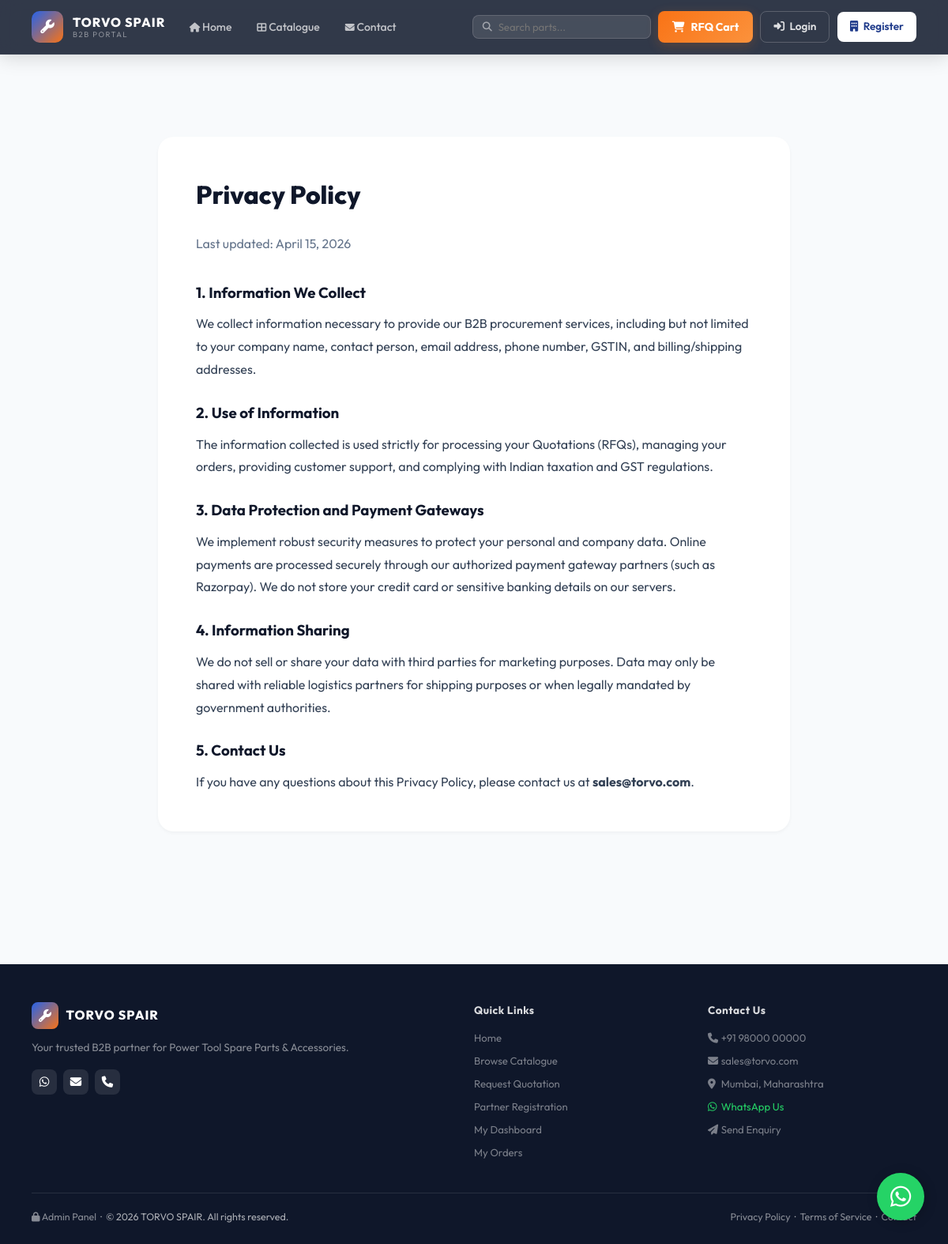
Page /portal/privacy.php on the earlier database version.
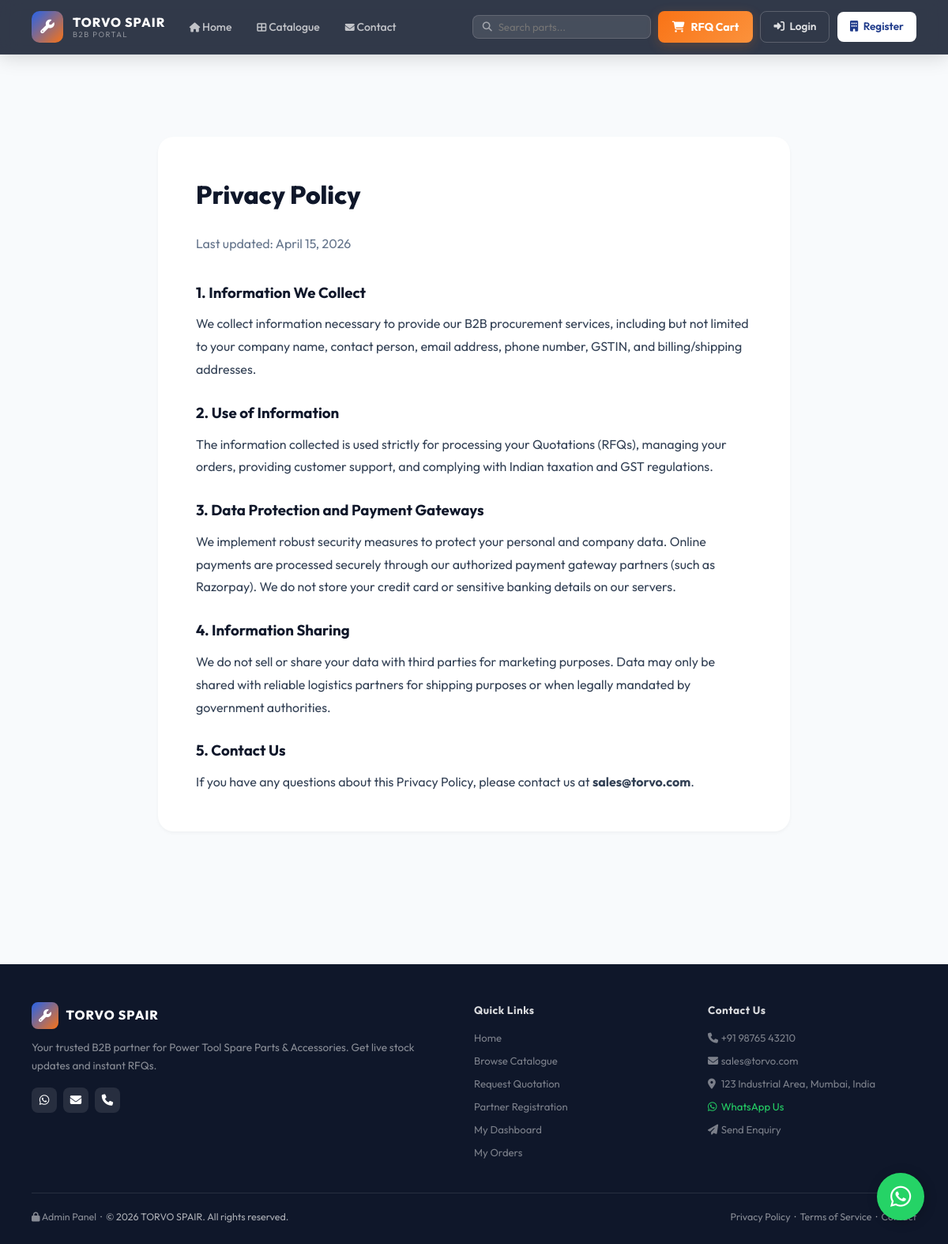
Same page on the later database version.
### tables this page shows
CREATE TABLE IF NOT EXISTS settings (
    setting_key VARCHAR(100) PRIMARY KEY,
    setting_value TEXT,
    category ENUM('frontend', 'admin', 'system') DEFAULT 'frontend',
    updated_at TIMESTAMP DEFAULT CURRENT_TIMESTAMP ON UPDATE CURRENT_TIMESTAMP
);

### portal/config/auth.php (called while the page is built, shortened)
<?php
function portalDB(): PDO {
    static $pdo = null;
    if ($pdo === null) {
        try {
            $pdo = new PDO(
                "mysql:host=" . DB_HOST . ";dbname=" . DB_NAME . ";charset=utf8mb4",
                DB_USER, DB_PASS,
                [PDO::ATTR_ERRMODE => PDO::ERRMODE_EXCEPTION, PDO::ATTR_DEFAULT_FETCH_MODE => PDO::FETCH_ASSOC]
            );
        } catch (PDOException $e) {
            die("<strong>Portal Database Connection Failed:</strong><br>Please ensure you have configured your live database credentials correctly in <code>portal/config/auth.php</code>.<br><br><i>Error: " . htmlspecialchars($e->getMessage()) . "</i>");
        }
    }
    return $pdo;
}
if (!function_exists('getSetting')) {
    function getSetting(string $key, string $default = ''): string {
        try {
            $db = portalDB();
            $stmt = $db->prepare('SELECT setting_value FROM settings WHERE setting_key = ?');
            $stmt->execute([$key]);
            $val = $stmt->fetchColumn();
            return $val !== false ? $val : $default;
        } catch (PDOException $e) {
            return $default;
        }
    }
}

### portal/privacy.php (the view, shortened to what the rows shown need)
<?php
require_once __DIR__ . '/config/auth.php';
include __DIR__ . '/includes/header.php';
?>
<div class="fw-section">
    <div class="container" style="max-width: 800px; background: #fff; padding: 3rem; border-radius: var(--radius-lg); box-shadow: var(--shadow-sm); margin-top: 2rem; margin-bottom: 2rem;">
        <h1 style="font-size: 2rem; font-weight: 800; color: var(--text-dark); margin-bottom: 1.5rem;">Privacy Policy</h1>
        <div style="color: var(--text-medium); line-height: 1.8;">
            <p>If you have any questions about this Privacy Policy, please contact us at <strong><?= htmlspecialchars(getSetting('contact_email', 'sales@torvo.com')) ?></strong>.</p>
        </div>
    </div>
</div>
<?php include __DIR__ . '/includes/footer.php'; ?>

### portal/includes/header.php (shortened to what the rows shown need)
<?php
require_once __DIR__ . '/../config/auth.php';
?>
<!DOCTYPE html>
<html lang="en">
<head>
    <link rel="stylesheet" href="https://cdnjs.cloudflare.com/ajax/libs/animate.css/4.1.1/animate.min.css">
    <link rel="stylesheet" href="https://cdnjs.cloudflare.com/ajax/libs/font-awesome/6.5.0/css/all.min.css">
    <link rel="stylesheet" href="<?= PORTAL_URL ?>/assets/css/portal.css?v=1.1">
</head>
<body>
<nav class="portal-nav">
    <div class="nav-inner">
        <a href="<?= PORTAL_URL ?>/home.php" class="nav-brand">
            <div class="nav-brand-text">
                <div class="brand-name"><?= getSetting('site_title', 'TORVO SPAIR') ?></div>
                <div class="brand-sub"><?= getSetting('b2b_subtitle', 'B2B Portal') ?></div>
            </div>
        </a>
    </div>
</nav>

### portal/includes/footer.php (shortened to what the rows shown need)
<footer class="portal-footer">
    <div class="footer-inner">
        <div class="footer-grid">
            <div class="footer-about">
                <div style="display:flex;align-items:center;gap:0.6rem;margin-bottom:0.5rem;">
                    <?php $dynLogo = getSetting('logo_image'); if ($dynLogo): ?>
                        <img src="<?= UPLOAD_URL . $dynLogo ?>" alt="Logo" style="height:34px;border-radius:6px;background:#fff;padding:2px;">
                    <?php else: ?>
                        <div style="width:34px;height:34px;background:linear-gradient(135deg,#2563eb,#f97316);border-radius:8px;display:flex;align-items:center;justify-content:center;font-size:1rem;"><i class="fas fa-wrench" style="color:#fff;"></i></div>
                    <?php endif; ?>
                    <span style="font-size:1rem;font-weight:800;color:#fff;letter-spacing:1px;"><?= getSetting('site_title', 'TORVO SPAIR') ?></span>
                </div>
                <p><?= getSetting('hero_subtitle', 'Your trusted B2B partner for Power Tool Spare Parts & Accessories.') ?></p>
                <div style="margin-top:1rem;display:flex;gap:0.5rem;">
                    <a href="https://api.whatsapp.com/send?phone=<?= getSetting('whatsapp_number', '919800000000') ?>" target="_blank" style="width:32px;height:32px;border-radius:8px;background:rgba(255,255,255,0.1);display:flex;align-items:center;justify-content:center;color:#fff;font-size:0.9rem;"><i class="fab fa-whatsapp"></i></a>
                    <a href="mailto:<?= getSetting('contact_email', 'sales@torvo.com') ?>" style="width:32px;height:32px;border-radius:8px;background:rgba(255,255,255,0.1);display:flex;align-items:center;justify-content:center;color:#fff;font-size:0.9rem;"><i class="fas fa-envelope"></i></a>
                    <a href="tel:<?= getSetting('contact_phone', '+91 98000 00000') ?>" style="width:32px;height:32px;border-radius:8px;background:rgba(255,255,255,0.1);display:flex;align-items:center;justify-content:center;color:#fff;font-size:0.9rem;"><i class="fas fa-phone"></i></a>
                </div>
            </div>
            <div class="footer-col">
                <h4>Contact Us</h4>
                <a href="tel:<?= getSetting('contact_phone', '+91 98000 00000') ?>"><i class="fas fa-phone" style="width:14px;"></i> <?= getSetting('contact_phone', '+91 98000 00000') ?></a>
                <a href="mailto:<?= getSetting('contact_email', 'sales@torvo.com') ?>"><i class="fas fa-envelope" style="width:14px;"></i> <?= getSetting('contact_email', 'sales@torvo.com') ?></a>
                <a href="#"><i class="fas fa-map-marker-alt" style="width:14px;"></i> <?= getSetting('contact_address', 'Mumbai, Maharashtra') ?></a>
                <a href="https://api.whatsapp.com/send?phone=<?= getSetting('whatsapp_number', '919800000000') ?>" target="_blank" style="color:#25d366;margin-top:0.25rem;"><i class="fab fa-whatsapp" style="width:14px;"></i> WhatsApp Us</a>
                <a href="<?= PORTAL_URL ?>/contact.php"><i class="fas fa-paper-plane" style="width:14px;"></i> Send Enquiry</a>
            </div>
        </div>
        <div class="footer-bottom">
            <span><a href="../admin.php" style="color:rgba(255,255,255,0.5);text-decoration:none;" target="_blank"><i class="fas fa-lock" style="font-size:0.75rem;"></i> Admin Panel</a> &nbsp;&middot;&nbsp; © <?= date('Y') ?> <?= getSetting('site_title', 'TORVO SPAIR') ?>. All rights reserved.</span>
            <span>
                <a href="<?= PORTAL_URL ?>/privacy.php" style="color:rgba(255,255,255,0.5);text-decoration:none;">Privacy Policy</a> &nbsp;&middot;&nbsp;
                <a href="<?= PORTAL_URL ?>/terms.php" style="color:rgba(255,255,255,0.5);text-decoration:none;">Terms of Service</a> &nbsp;&middot;&nbsp;
                <a href="<?= PORTAL_URL ?>/contact.php" style="color:rgba(255,255,255,0.5);text-decoration:none;">Contact</a>
            </span>
        </div>
    </div>
</footer>
</body>
</html>

Differences in the rows shown:
added settings: setting_value "TORVO SPAIR"
added settings: setting_value "B2B PORTAL"
added settings: setting_value "sales@torvo.com"
added settings: setting_value "Your trusted B2B partner for Power Tool Spare Parts & Accessories. Get live stock updates and instant RFQs."
added settings: setting_value "+91 98765 43210"
added settings: setting_value "123 Industrial Area, Mumbai, India"
Other differences:
getSetting('site_title', 'TORVO SPAIR'): "TORVO SPAIR" → (not shown)
getSetting('b2b_subtitle', 'B2B Portal'): "B2B PORTAL" → (not shown)
getSetting('contact_email', 'sales@torvo.com'): "sales@torvo.com" → (not shown)
getSetting('contact_phone', '+91 98000 00000'): "+91 98000 00000" → (not shown)
getSetting('contact_address', 'Mumbai, Maharashtra'): "Mumbai, Maharashtra" → (not shown)
text no longer shown: "Your trusted B2B partner for Power Tool Spare Parts & Accessories."
